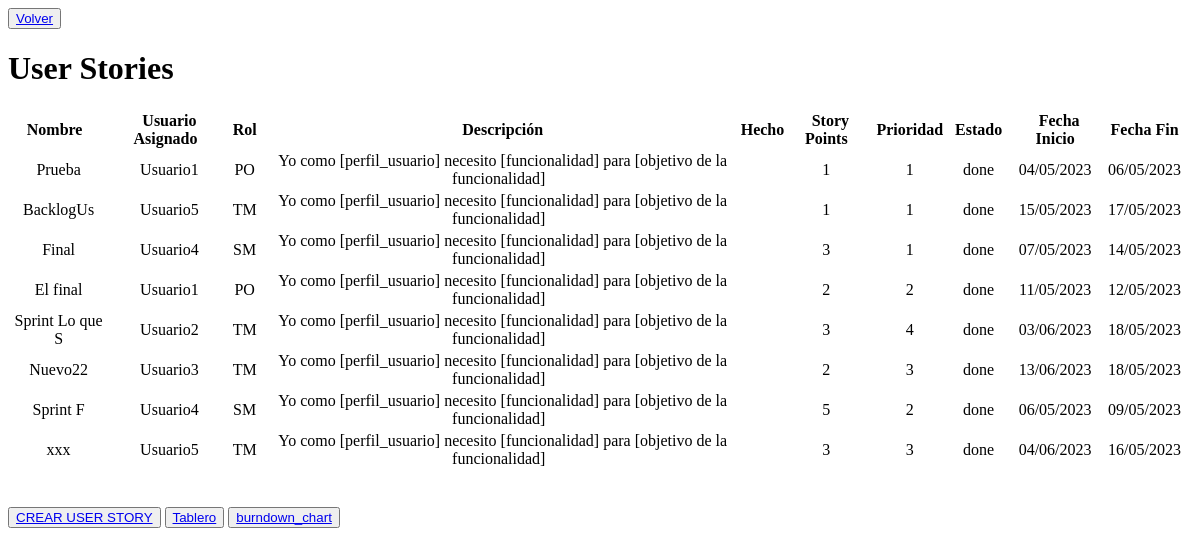
The app's page /listar_user_stories/SP00000004, older data.
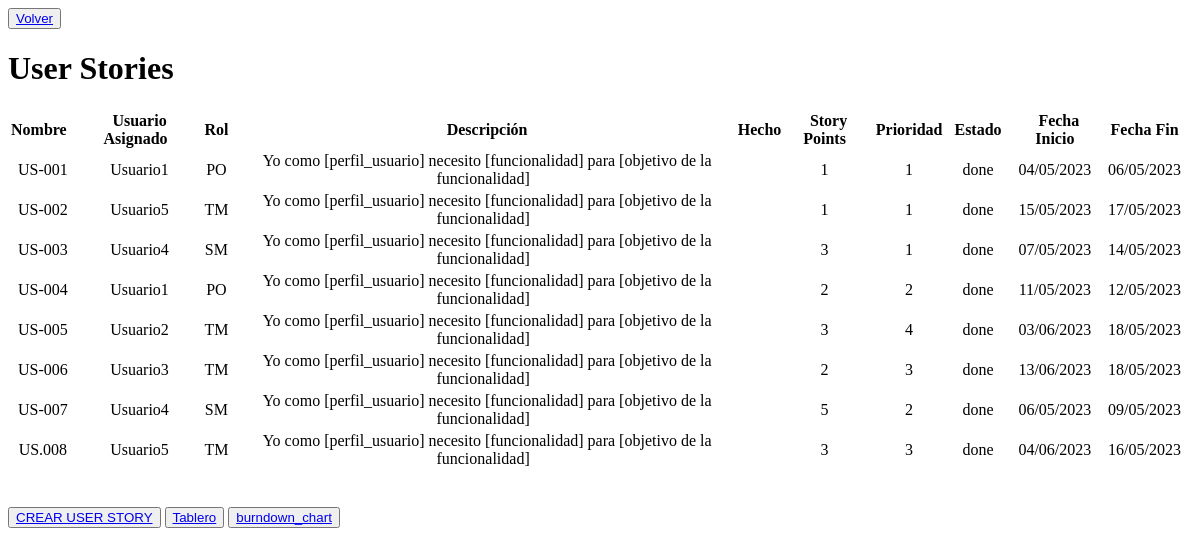
The same page, newer data.
### login/models.py (models this page shows, shortened)
class UserStories(models.Model):
    id_user_story = models.AutoField(primary_key=True)
    usuario_proyecto = models.ForeignKey(UsuarioProyecto, on_delete=models.SET_NULL, null=True)
    sprint = models.ForeignKey(Sprint, on_delete=models.SET_NULL, null=True)
    nombre = models.CharField(max_length=255)
    descripcion = models.TextField(null=True)
    hecho = models.TextField(null=True)
    proyect = models.ForeignKey(Proyecto, on_delete=models.CASCADE)
    story_points = models.IntegerField(null=True)
    prioridad = models.IntegerField(null=True)
    estado = models.ForeignKey(Estado, on_delete=models.SET_NULL, null=True)
    fecha_inicio = models.DateField(null=True, blank=True)
    fecha_fin = models.DateField(null=True, blank=True)

class UsuarioProyecto(models.Model):
    id_usu_proy_rol = models.AutoField(primary_key=True)
    usuario = models.ForeignKey(Usuario, on_delete=models.CASCADE)
    proyecto = models.ForeignKey(Proyecto, on_delete=models.CASCADE)
    rol_usuario = models.ForeignKey(Rol, on_delete=models.CASCADE)

class Usuario(models.Model):
    id = models.AutoField(primary_key=True)
    nombre = models.CharField(max_length=255)
    email = models.EmailField(unique=True)
    telefono = models.CharField(max_length=20)

class Rol(models.Model):
    TIPOS_ROLES = (
        ('PO', 'Product Owner'),
        ('SM', 'Scrum Master'),
        ('TM', 'Team Member'),
    )
    tipo_rol = models.CharField(max_length=2, choices=TIPOS_ROLES)

class Estado(models.Model):
    ESTADO_CHOICES = [
        ('to do', 'To Do'),
        ('doing', 'Doing'),
        ('done', 'Done'),
        ('cancelled', 'Cancelled'),
    ]
    estado = models.CharField(max_length=20, choices=ESTADO_CHOICES)

### login/views.py (the view)
# urls.py: path('listar_user_stories/<sprint_id>', views.listarUSdelSprint, name="listarUSdelSprint"),
def listarUSdelSprint(request,sprint_id):
    sprint = get_object_or_404(Sprint, sprint_backlog_id=sprint_id)
    user_stories = UserStories.objects.filter(sprint=sprint)
    usuarios_proyecto = UsuarioProyecto.objects.filter(proyecto=sprint.proyecto)
    sm=0
    for usuarioPry in usuarios_proyecto:
        if usuarioPry.rol_usuario.tipo_rol == "SM":
            sm = usuarioPry.usuario.id
    context = {
        'user_stories': user_stories,
        'sprint_id': sprint_id,
        'sm': sm
    }
    return render(request, 'login/listar_user_stories.html', context)

### templates/login/listar_user_stories.html (shortened to what this page needs)
<!DOCTYPE html>
<html lang="en">
<head>
</head>
<body>
    <button type="submit"><a href="/volver_home" class="boton">Volver</a></button>
    <h1>User Stories</h1>
  <div style="text-align: center;">
    <table>
      <thead>
        <tr>
          <th>Nombre&nbsp;&nbsp;</th>
          <th>Usuario Asignado&nbsp;&nbsp;</th>
          <th>Rol&nbsp;&nbsp;</th>
          <th>Descripción</th>
          <th>Hecho</th>
          <th>Story Points&nbsp;&nbsp;</th>
          <th>Prioridad&nbsp;&nbsp;</th>
          <th>Estado&nbsp;&nbsp;</th>
          <th>Fecha Inicio&nbsp;&nbsp;</th>
          <th>Fecha Fin&nbsp;&nbsp;</th>
        </tr>
      </thead>
      <tbody>
        {% for user_story in user_stories %}
          <tr>
            <td>{{ user_story.nombre }}</td>
            <td>{{ user_story.usuario_proyecto.usuario.nombre }}</td>
            <td>{{ user_story.usuario_proyecto.rol_usuario.tipo_rol }}&nbsp;&nbsp;</td>
            <td>{{ user_story.descripcion }}&nbsp;&nbsp;</td>
            <td>{{ user_story.hecho }}&nbsp;&nbsp;</td>
            <td>{{ user_story.story_points }}&nbsp;&nbsp;</td>
            <td>{{ user_story.prioridad }}&nbsp;&nbsp;</td>
            <td>{{ user_story.estado.estado }}&nbsp;&nbsp;</td>
            <td>{{ user_story.fecha_inicio|date:'d/m/Y' }}&nbsp;&nbsp;</td>
            <td>{{ user_story.fecha_fin|date:'d/m/Y' }}&nbsp;&nbsp;</td>
          </tr>
        {% endfor %}
      </tbody>
    </table>
  </div>
  <br>
  <br>
  <button type="submit"><a href="{% url 'crear_us' sprint_id=sprint_id %}" class="boton">CREAR USER STORY</a></button>
  <button><a href="{% url 'kanban_board' sprint_id=sprint_id %}">Tablero</a></button>
  <button><a href="{% url 'burndown_chart' sprint_id=sprint_id %}">burndown_chart</a></button>
</body>
</html>

Row changes from the older to the newer data that the page shows:
changed UserStories (number 1 of 8 on the later page): nombre "Prueba" → "US-001"
changed UserStories (number 2 of 8 on the later page): nombre "BacklogUs" → "US-002"
changed UserStories (number 3 of 8 on the later page): nombre "Final" → "US-003"
changed UserStories (number 4 of 8 on the later page): nombre "El final" → "US-004"
changed UserStories "Usuario2": nombre "Sprint Lo que S" → "US-005"
changed UserStories "Usuario3": nombre "Nuevo22" → "US-006"
changed UserStories (number 7 of 8 on the later page): nombre "Sprint F" → "US-007"
changed UserStories (number 8 of 8 on the later page): nombre "xxx" → "US.008"
